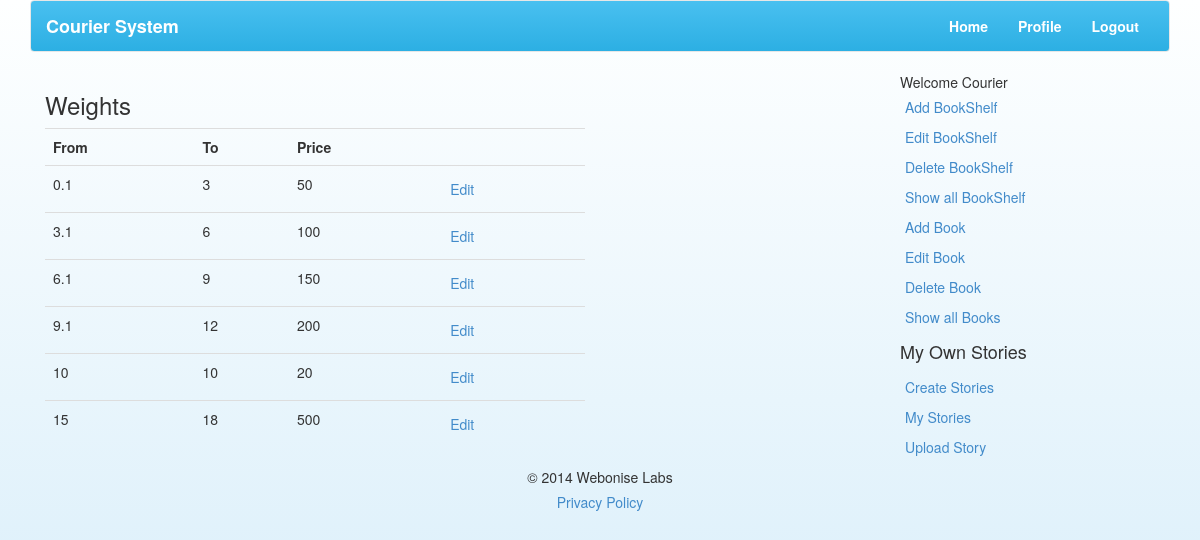
The app's page /showWeights.php (signed in) with its own data.
### tables this page shows
CREATE TABLE IF NOT EXISTS `weight` (
  `id` int(3) NOT NULL AUTO_INCREMENT,
  `from_range` float NOT NULL,
  `to_range` float NOT NULL,
  `price` int(10) NOT NULL,
  PRIMARY KEY (`id`)
);

### classes/DBClass.php (called while the page is built, shortened)
<?php
class DB extends PDO
{
	function getListWeight()
	{
		try
		{
			$stmt = parent::prepare("SELECT * FROM weight");
			if($stmt->execute())
				{
					return $stmt->fetchAll(PDO::FETCH_ASSOC);
				}
				else
				{
					return false;
				}
		}
 		catch (PDOException $e) {
   			 echo 'Error: ' . $e->getMessage();
			 die();
		}
	}
}
?>

### showWeights.php (the view, shortened to what this page needs)
<?php
require_once("header.php");
?>
<div class="col-lg-6">
<h3>Weights</h3>
<table class="table">
<th>From</th>
<th>To</th>
<th>Price</th>
<th></th>
	<?php
		$result = $db->getListWeight();
		foreach($result as $value){
		echo '<tr>
				<td>
				'.$value['from_range'].'
				</td>
				<td>
					'.$value['to_range'].'
				</td>
				<td>
					'.$value['price'].'
				</td>
				<td>
					<a href="editWeights.php?id='.$value['id'].'">Edit</a>
				</td>
			 </tr>	';
		}
	?>
</table>
</div>
<div class="col-lg-3">
</div>
<div class="col-lg-3">
</div>
<?php
require_once("footer.php");
?>

### courierMenu.php (style rules this page uses)
a { display: block; padding: 5px; }

### records on screen
weight: from_range "0.1", to_range "3", price "50"
weight: from_range "3.1", to_range "6", price "100"
weight: from_range "6.1", to_range "9", price "150"
weight: from_range "9.1", to_range "12", price "200"
weight: from_range "10", to_range "10", price "20"
weight: from_range "15", to_range "18", price "500"

### other values on screen
$_COOKIE['user_name'] "Courier"
